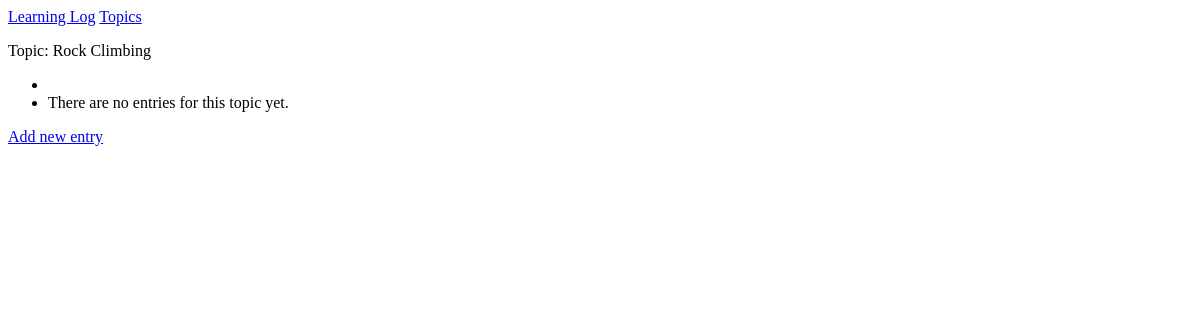
The page /topics/2/ on the database as committed earlier.
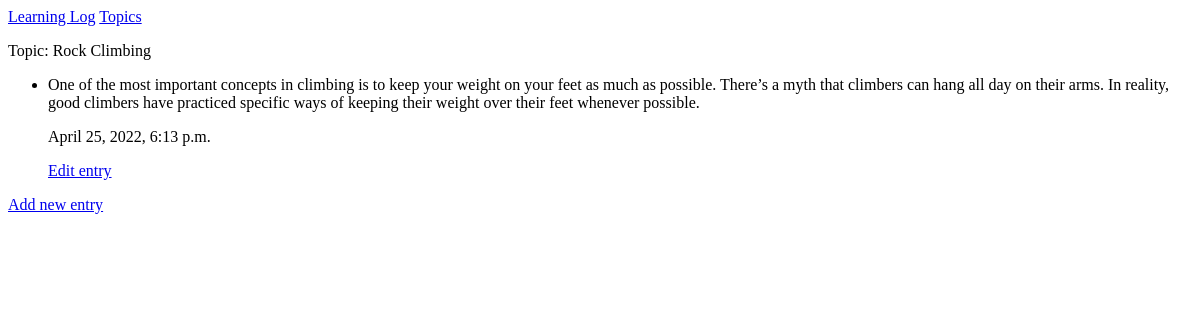
The same page on the database as committed later.
### MainApp/models.py (models this page shows, shortened)
class Entry(models.Model):
    topic = models.ForeignKey(Topic, on_delete=models.CASCADE)#allows us to link these two and entry is foreign key to topic
    text = models.TextField()
    date_added = models.DateTimeField(auto_now_add=True)
    class Meta: #this helps change entrys to entries
        verbose_name_plural = 'entries'

### MainApp/views.py (the view)
# urls.py: path('topics/<int:topic_id>/', views.topic,name='topic'), #the forward slash is where it will show up on the bar when you click on the link
def topic(request, topic_id):
    topic = Topic.objects.get(id=topic_id)
    entries = topic.entry_set.all()
    context = {'topic':topic,'entries':entries}
    return render(request, 'MainApp/topic.html', context)

### MainApp/models.py (called while the page is built)
    def __str__(self): #this string method returns whatever you want it to return
        return self.text #if you do print topic if you would give you the name of the topic

### MainApp/templates/mainapp/topic.html
{% extends "MainApp/base.html" %}
{% block content %}
<p>Topic: {{ topic }}</p>
<ul>
    <li>
        {% for e in entries %}
        <p>{{ e.text }}</p>
        <p>{{ e.date_added }} </p>
        <p><a href="{% url 'MainApp:edit_entry' e.id %}">Edit entry</a></p>
    </li>
    {% empty %}
    <li>There are no entries for this topic yet.</li>
    {% endfor %}
</ul>
<p><a href="{% url 'MainApp:new_entry' topic.id %}">Add new entry</a></p>
{% endblock content %}

Rows that differ between the two databases and show on the page:
added Entry: text "One of the most important concepts in climbing is to keep your weight on your feet as much as possible. There’s a myth that climbers can hang all day on their arms. In reality, good climbers have practiced specific ways of keeping their weight over their feet whenever possible.", date_added "April 25, 2022, 6:13 p.m."
Other text that changed with them:
text no longer shown: "There are no entries for this topic yet."
